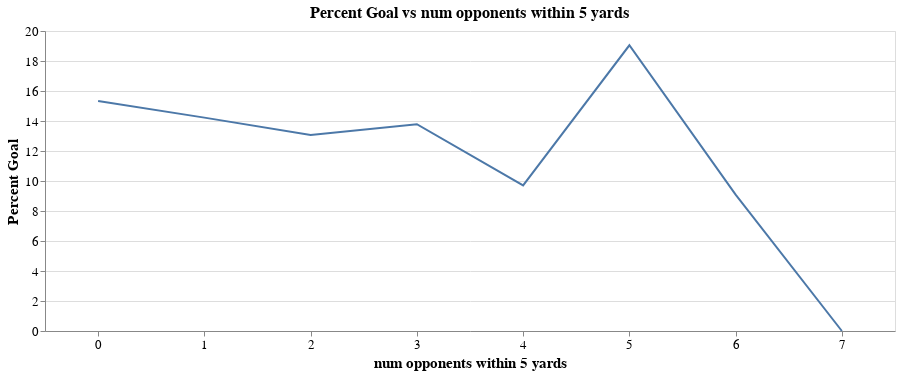

Notebook code cell kept with this figure:
### Markdown cell above
#### 2.3.2 Percent goals by num opponents within 5 yards

### Code cell
plot_percent_goal_vs_attr("num opponents within 5 yards", "line")

### Figure 1 — Vega-Lite specification as saved in the notebook (floating-point values rounded to 4 significant figures)
{"$schema": "https://vega.github.io/schema/vega-lite/v3.4.0.json", "config": {"axis": {"labelFontSize": 13, "titleFontSize": 15}, "mark": {"tooltip": null}, "title": {"fontSize": 16}, "view": {"height": 300, "width": 400}}, "data": {"name": "data-5abe93c3fc37de311444a0c247dbc550"}, "datasets": {"data-5abe93c3fc37de311444a0c247dbc550": [{"Goal": 212, "No Goal": 1170, "Percent Goal": 15.34, "num opponents within 5 yards": 0}, {"Goal": 332, "No Goal": 2001, "Percent Goal": 14.22, "num opponents within 5 yards": 1}, {"Goal": 248, "No Goal": 1648, "Percent Goal": 13.07, "num opponents within 5 yards": 2}, {"Goal": 110, "No Goal": 685, "Percent Goal": 13.78, "num opponents within 5 yards": 3}, {"Goal": 30, "No Goal": 275, "Percent Goal": 9.709, "num opponents within 5 yards": 4}, {"Goal": 16, "No Goal": 63, "Percent Goal": 19.05, "num opponents within 5 yards": 5}, {"Goal": 2, "No Goal": 14, "Percent Goal": 9.091, "num opponents within 5 yards": 6}, {"Goal": 0, "No Goal": 3, "Percent Goal": 0, "num opponents within 5 yards": 7}]}, "encoding": {"x": {"axis": {"labelAngle": 0, "title": "num opponents within 5 yards"}, "field": "num opponents within 5 yards", "type": "nominal"}, "y": {"axis": {"title": "Percent Goal"}, "field": "Percent Goal", "type": "quantitative"}}, "height": 300, "mark": "line", "title": "Percent Goal vs num opponents within 5 yards", "width": 850}
